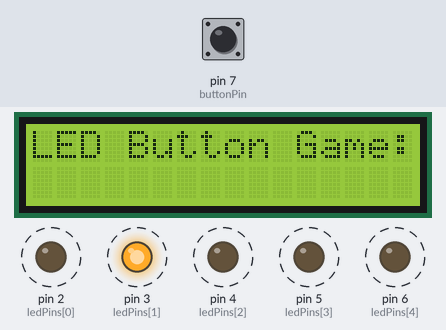
Simulated run of this sketch. Board: Arduino Uno, built with avr-gcc and run on an emulated ATmega328P. Shown: 16×2 character LCD, output pins drawn as LEDs (lit = HIGH). Dashed ring = blinking. Inputs (shaded band) come from the test bench; at power-on: pin 7 (buttonPin) LOW.

Above: at 0.36 s.
1.3 s: pin 7 (buttonPin) pulled HIGH for 0.25 s
At 1.56 s:
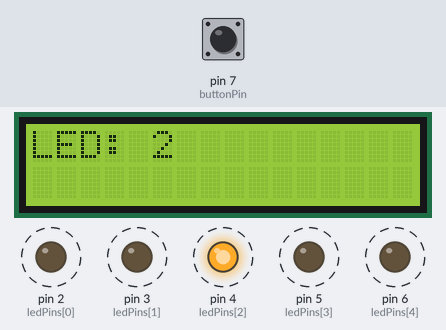
3.5 s: pin 7 (buttonPin) pulled HIGH for 1 s
At 3.77 s:
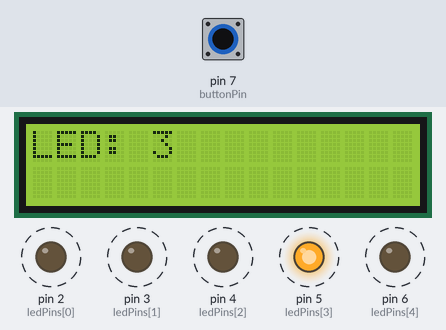
At 4.17 s:
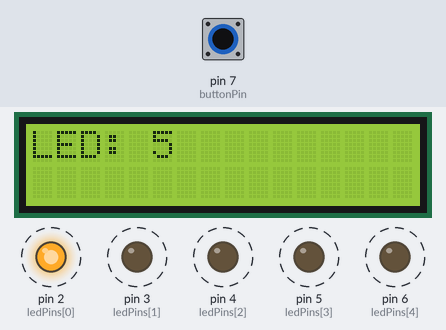
Timing chart, 0 to 12.0 s (numbered marks = the images above; inputs shaded):
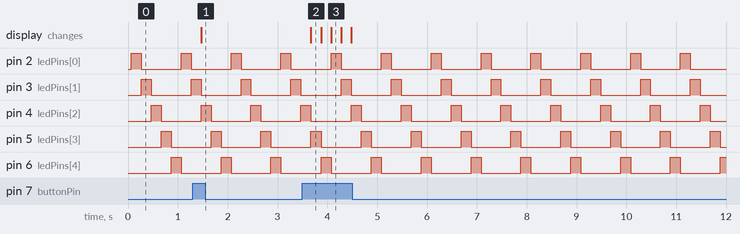

Measured:
- after the input at 1.3 s, the display: changes after 0.17 s (image 1)
- after the input at 3.5 s, the display: changes after 0.17 s (image 2)
- by itself, pin 2 (ledPins[0]), pin 3 (ledPins[1]), pin 4 (ledPins[2]), pin 5 (ledPins[3]), pin 6 (ledPins[4]): alternates HIGH for 0.20 s and LOW for 0.80 s

The sketch:

12B.ino
```cpp
// 12b: Print out the number of the lit LED to the LCD when the button is pushed
#include <LiquidCrystal.h>                //Load Liquid Crystal Library
LiquidCrystal LCD(10, 9, 8, 11, 12, 13);  //Create Liquid Crystal Object called LCD
const int ledPins[] = { 2, 3, 4, 5, 6 };
const int numLeds = 5;
const int delayTime = 200;  // 200ms delay between LEDs
const int buttonPin = 7;


void setup() {
  for (int i = 0; i < numLeds; i++) {
    pinMode(ledPins[i], OUTPUT);
  }
  LCD.begin(16, 2);
  LCD.setCursor(0, 0);            //Set LCD cursor to upper left corner, column 0, row 0
  LCD.print("LED Button Game:");  //Print Message on First Row
  // Initialize LED pins
  pinMode(buttonPin, INPUT);
  for (int i = 0; i < numLeds; i++) {
    pinMode(ledPins[i], OUTPUT);
  }
}

void loop() {
  for (int i = 0; i < numLeds; i++) {
    digitalWrite(ledPins[i], HIGH);
    delay(delayTime);
    if (digitalRead(buttonPin) == HIGH) {
      LCD.setCursor(0, 0);
      LCD.clear();
      LCD.print("LED: ");
      LCD.print(i + 1);
    }
    digitalWrite(ledPins[i], LOW);
  }
}
```
